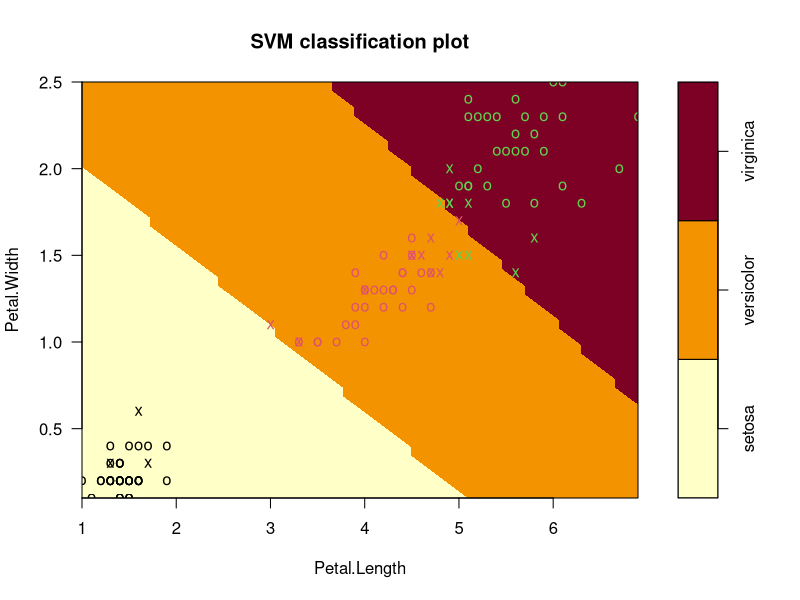
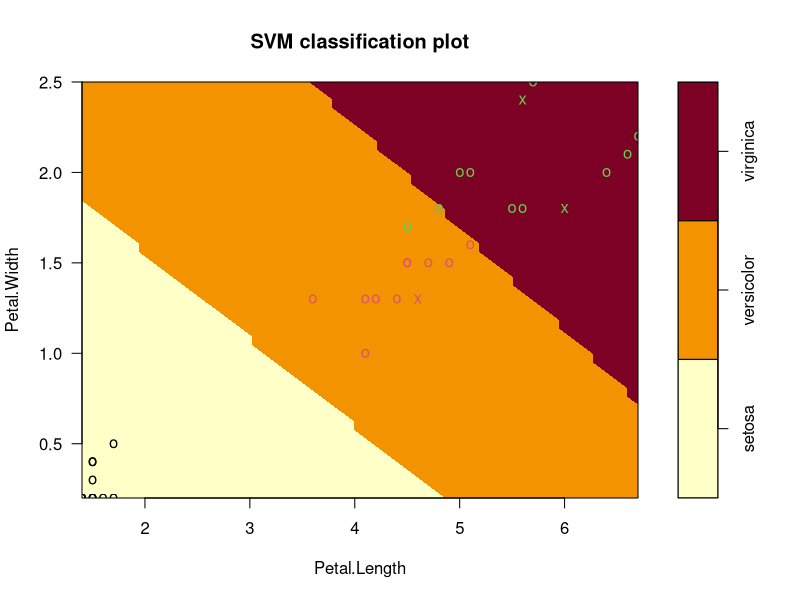

Write the R code that produced these figures, in order.
data=iris
str(data)
summary(data)
library(caTools)
set.seed(123)
split=sample.split(data$Species,SplitRatio = 0.75)
training_set=subset(data,split==TRUE)
test_set=subset(data,split==FALSE)
library(e1071)
?svm
classifier=svm(formula=Species ~.,data=training_set,type='C-classification',kernel='linear')
#for classification use train data
#for regression use original whole dataset
y_pred=predict(classifier,newdata=test_set[-5])
plot(classifier,training_set,Petal.Width~Petal.Length,slice = list(Sepal.Width=3,Sepal.Length=4))
plot(classifier,test_set,Petal.Width~Petal.Length,slice = list(Sepal.Width=3,Sepal.Length=4))
cm=table(test_set[, 5],y_pred)
cm
1-sum(diag(cm))/sum(cm)

tab1=cm
error=1-(sum(diag(tab1))/sum(tab1))
accuracy=sum(diag(tab1))/sum(tab1)

precision=tab1[1]/(tab1[1]+tab1[2])
recall=tab1[1]/(tab1[1]+tab1[3])
f1=(2*precision*recall)/(precision+recall)
